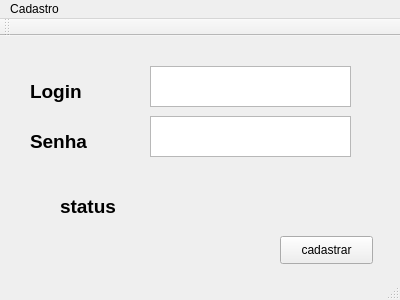
<?xml version="1.0" encoding="UTF-8"?>
<ui version="4.0">
 <class>cadastro</class>
 <widget class="QMainWindow" name="cadastro">
  <property name="geometry">
   <rect>
    <x>0</x>
    <y>0</y>
    <width>400</width>
    <height>300</height>
   </rect>
  </property>
  <property name="windowTitle">
   <string>cadastro</string>
  </property>
  <widget class="QWidget" name="centralWidget">
   <widget class="QPushButton" name="bt_cadastrar">
    <property name="geometry">
     <rect>
      <x>280</x>
      <y>200</y>
      <width>93</width>
      <height>28</height>
     </rect>
    </property>
    <property name="text">
     <string>cadastrar</string>
    </property>
   </widget>
   <widget class="QTextEdit" name="et_senha">
    <property name="geometry">
     <rect>
      <x>150</x>
      <y>80</y>
      <width>201</width>
      <height>41</height>
     </rect>
    </property>
    <property name="font">
     <font>
      <pointsize>14</pointsize>
      <weight>75</weight>
      <bold>true</bold>
     </font>
    </property>
    <property name="html">
     <string>&lt;!DOCTYPE HTML PUBLIC &quot;-//W3C//DTD HTML 4.0//EN&quot; &quot;http://www.w3.org/TR/REC-html40/strict.dtd&quot;&gt;
&lt;html&gt;&lt;head&gt;&lt;meta name=&quot;qrichtext&quot; content=&quot;1&quot; /&gt;&lt;style type=&quot;text/css&quot;&gt;
p, li { white-space: pre-wrap; }
&lt;/style&gt;&lt;/head&gt;&lt;body style=&quot; font-family:'MS Shell Dlg 2'; font-size:14pt; font-weight:600; font-style:normal;&quot;&gt;
&lt;p style=&quot;-qt-paragraph-type:empty; margin-top:0px; margin-bottom:0px; margin-left:0px; margin-right:0px; -qt-block-indent:0; text-indent:0px; font-size:7.8pt; font-weight:400;&quot;&gt;&lt;br /&gt;&lt;/p&gt;&lt;/body&gt;&lt;/html&gt;</string>
    </property>
   </widget>
   <widget class="QLabel" name="label_login">
    <property name="geometry">
     <rect>
      <x>30</x>
      <y>40</y>
      <width>91</width>
      <height>31</height>
     </rect>
    </property>
    <property name="font">
     <font>
      <pointsize>14</pointsize>
      <weight>75</weight>
      <bold>true</bold>
     </font>
    </property>
    <property name="text">
     <string>Login</string>
    </property>
   </widget>
   <widget class="QLabel" name="label_senha">
    <property name="geometry">
     <rect>
      <x>30</x>
      <y>90</y>
      <width>91</width>
      <height>31</height>
     </rect>
    </property>
    <property name="font">
     <font>
      <pointsize>14</pointsize>
      <weight>75</weight>
      <bold>true</bold>
     </font>
    </property>
    <property name="text">
     <string>Senha</string>
    </property>
   </widget>
   <widget class="QLabel" name="label_msg">
    <property name="geometry">
     <rect>
      <x>60</x>
      <y>150</y>
      <width>291</width>
      <height>41</height>
     </rect>
    </property>
    <property name="font">
     <font>
      <pointsize>14</pointsize>
      <weight>75</weight>
      <bold>true</bold>
     </font>
    </property>
    <property name="text">
     <string>status</string>
    </property>
   </widget>
   <widget class="QPlainTextEdit" name="et_login">
    <property name="geometry">
     <rect>
      <x>150</x>
      <y>30</y>
      <width>201</width>
      <height>41</height>
     </rect>
    </property>
    <property name="font">
     <font>
      <pointsize>14</pointsize>
      <weight>75</weight>
      <bold>true</bold>
     </font>
    </property>
   </widget>
  </widget>
  <widget class="QMenuBar" name="menuBar">
   <property name="geometry">
    <rect>
     <x>0</x>
     <y>0</y>
     <width>400</width>
     <height>26</height>
    </rect>
   </property>
   <widget class="QMenu" name="menuCadastro">
    <property name="title">
     <string>Cadastro</string>
    </property>
   </widget>
   <addaction name="menuCadastro"/>
  </widget>
  <widget class="QToolBar" name="mainToolBar">
   <attribute name="toolBarArea">
    <enum>TopToolBarArea</enum>
   </attribute>
   <attribute name="toolBarBreak">
    <bool>false</bool>
   </attribute>
  </widget>
  <widget class="QStatusBar" name="statusBar"/>
 </widget>
 <layoutdefault spacing="6" margin="11"/>
 <resources/>
 <connections/>
</ui>
